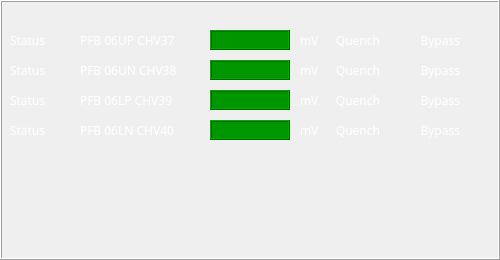
  <widget class="QFrame" name="frame_3">
   <property name="geometry">
    <rect>
     <x>530</x>
     <y>60</y>
     <width>500</width>
     <height>260</height>
    </rect>
   </property>
   <property name="frameShape">
    <enum>QFrame::Box</enum>
   </property>
   <property name="frameShadow">
    <enum>QFrame::Raised</enum>
   </property>
   <widget class="QLabel" name="label_104">
    <property name="geometry">
     <rect>
      <x>10</x>
      <y>90</y>
      <width>38</width>
      <height>20</height>
     </rect>
    </property>
    <property name="font">
     <font>
      <family>Abyssinica SIL</family>
      <pointsize>9</pointsize>
     </font>
    </property>
    <property name="styleSheet">
     <string notr="true">color:white;</string>
    </property>
    <property name="frameShape">
     <enum>QFrame::NoFrame</enum>
    </property>
    <property name="text">
     <string>Status</string>
    </property>
   </widget>
   <widget class="QLabel" name="label_131">
    <property name="geometry">
     <rect>
      <x>10</x>
      <y>60</y>
      <width>38</width>
      <height>20</height>
     </rect>
    </property>
    <property name="font">
     <font>
      <family>Abyssinica SIL</family>
      <pointsize>9</pointsize>
     </font>
    </property>
    <property name="styleSheet">
     <string notr="true">color:white;</string>
    </property>
    <property name="frameShape">
     <enum>QFrame::NoFrame</enum>
    </property>
    <property name="text">
     <string>Status</string>
    </property>
   </widget>
   <widget class="QLabel" name="label_125">
    <property name="geometry">
     <rect>
      <x>10</x>
      <y>120</y>
      <width>38</width>
      <height>20</height>
     </rect>
    </property>
    <property name="font">
     <font>
      <family>Abyssinica SIL</family>
      <pointsize>9</pointsize>
     </font>
    </property>
    <property name="styleSheet">
     <string notr="true">color:white;</string>
    </property>
    <property name="frameShape">
     <enum>QFrame::NoFrame</enum>
    </property>
    <property name="text">
     <string>Status</string>
    </property>
   </widget>
   <widget class="QLabel" name="label_141">
    <property name="geometry">
     <rect>
      <x>80</x>
      <y>30</y>
      <width>130</width>
      <height>20</height>
     </rect>
    </property>
    <property name="font">
     <font>
      <family>Abyssinica SIL</family>
      <pointsize>9</pointsize>
     </font>
    </property>
    <property name="styleSheet">
     <string notr="true">color:white;</string>
    </property>
    <property name="frameShape">
     <enum>QFrame::NoFrame</enum>
    </property>
    <property name="text">
     <string>PFB 06UP CHV37</string>
    </property>
   </widget>
   <widget class="QLabel" name="label_140">
    <property name="geometry">
     <rect>
      <x>330</x>
      <y>30</y>
      <width>50</width>
      <height>20</height>
     </rect>
    </property>
    <property name="font">
     <font>
      <family>Abyssinica SIL</family>
      <pointsize>9</pointsize>
     </font>
    </property>
    <property name="styleSheet">
     <string notr="true">color:white;</string>
    </property>
    <property name="frameShape">
     <enum>QFrame::NoFrame</enum>
    </property>
    <property name="text">
     <string>Quench</string>
    </property>
    <property name="alignment">
     <set>Qt::AlignRight|Qt::AlignTrailing|Qt::AlignVCenter</set>
    </property>
   </widget>
   <widget class="QLabel" name="label_138">
    <property name="geometry">
     <rect>
      <x>420</x>
      <y>30</y>
      <width>40</width>
      <height>20</height>
     </rect>
    </property>
    <property name="font">
     <font>
      <family>Abyssinica SIL</family>
      <pointsize>9</pointsize>
     </font>
    </property>
    <property name="styleSheet">
     <string notr="true">color:white;</string>
    </property>
    <property name="frameShape">
     <enum>QFrame::NoFrame</enum>
    </property>
    <property name="text">
     <string>Bypass</string>
    </property>
    <property name="alignment">
     <set>Qt::AlignRight|Qt::AlignTrailing|Qt::AlignVCenter</set>
    </property>
   </widget>
   <widget class="QLabel" name="label_108">
    <property name="geometry">
     <rect>
      <x>10</x>
      <y>30</y>
      <width>38</width>
      <height>20</height>
     </rect>
    </property>
    <property name="font">
     <font>
      <family>Abyssinica SIL</family>
      <pointsize>9</pointsize>
     </font>
    </property>
    <property name="styleSheet">
     <string notr="true">color:white;</string>
    </property>
    <property name="frameShape">
     <enum>QFrame::NoFrame</enum>
    </property>
    <property name="text">
     <string>Status</string>
    </property>
   </widget>
   <widget class="QLabel" name="label_116">
    <property name="geometry">
     <rect>
      <x>300</x>
      <y>30</y>
      <width>20</width>
      <height>20</height>
     </rect>
    </property>
    <property name="font">
     <font>
      <family>Abyssinica SIL</family>
      <pointsize>9</pointsize>
     </font>
    </property>
    <property name="styleSheet">
     <string notr="true">color:white;</string>
    </property>
    <property name="frameShape">
     <enum>QFrame::NoFrame</enum>
    </property>
    <property name="text">
     <string>mV</string>
    </property>
   </widget>
   <widget class="QLabel" name="label_121">
    <property name="geometry">
     <rect>
      <x>80</x>
      <y>90</y>
      <width>130</width>
      <height>20</height>
     </rect>
    </property>
    <property name="font">
     <font>
      <family>Abyssinica SIL</family>
      <pointsize>9</pointsize>
     </font>
    </property>
    <property name="styleSheet">
     <string notr="true">color:white;</string>
    </property>
    <property name="frameShape">
     <enum>QFrame::NoFrame</enum>
    </property>
    <property name="text">
     <string>PFB 06LP CHV39</string>
    </property>
   </widget>
   <widget class="QLabel" name="label_105">
    <property name="geometry">
     <rect>
      <x>80</x>
      <y>60</y>
      <width>130</width>
      <height>20</height>
     </rect>
    </property>
    <property name="font">
     <font>
      <family>Abyssinica SIL</family>
      <pointsize>9</pointsize>
     </font>
    </property>
    <property name="styleSheet">
     <string notr="true">color:white;</string>
    </property>
    <property name="frameShape">
     <enum>QFrame::NoFrame</enum>
    </property>
    <property name="text">
     <string>PFB 06UN CHV38</string>
    </property>
   </widget>
   <widget class="QLabel" name="label_142">
    <property name="geometry">
     <rect>
      <x>80</x>
      <y>120</y>
      <width>130</width>
      <height>20</height>
     </rect>
    </property>
    <property name="font">
     <font>
      <family>Abyssinica SIL</family>
      <pointsize>9</pointsize>
     </font>
    </property>
    <property name="styleSheet">
     <string notr="true">color:white;</string>
    </property>
    <property name="frameShape">
     <enum>QFrame::NoFrame</enum>
    </property>
    <property name="text">
     <string>PFB 06LN CHV40</string>
    </property>
   </widget>
   <widget class="QLabel" name="label_122">
    <property name="geometry">
     <rect>
      <x>330</x>
      <y>90</y>
      <width>50</width>
      <height>20</height>
     </rect>
    </property>
    <property name="font">
     <font>
      <family>Abyssinica SIL</family>
      <pointsize>9</pointsize>
     </font>
    </property>
    <property name="styleSheet">
     <string notr="true">color:white;</string>
    </property>
    <property name="frameShape">
     <enum>QFrame::NoFrame</enum>
    </property>
    <property name="text">
     <string>Quench</string>
    </property>
    <property name="alignment">
     <set>Qt::AlignRight|Qt::AlignTrailing|Qt::AlignVCenter</set>
    </property>
   </widget>
   <widget class="QLabel" name="label_143">
    <property name="geometry">
     <rect>
      <x>300</x>
      <y>90</y>
      <width>20</width>
      <height>20</height>
     </rect>
    </property>
    <property name="font">
     <font>
      <family>Abyssinica SIL</family>
      <pointsize>9</pointsize>
     </font>
    </property>
    <property name="styleSheet">
     <string notr="true">color:white;</string>
    </property>
    <property name="frameShape">
     <enum>QFrame::NoFrame</enum>
    </property>
    <property name="text">
     <string>mV</string>
    </property>
   </widget>
   <widget class="QLabel" name="label_111">
    <property name="geometry">
     <rect>
      <x>330</x>
      <y>120</y>
      <width>50</width>
      <height>20</height>
     </rect>
    </property>
    <property name="font">
     <font>
      <family>Abyssinica SIL</family>
      <pointsize>9</pointsize>
     </font>
    </property>
    <property name="styleSheet">
     <string notr="true">color:white;</string>
    </property>
    <property name="frameShape">
     <enum>QFrame::NoFrame</enum>
    </property>
    <property name="text">
     <string>Quench</string>
    </property>
    <property name="alignment">
     <set>Qt::AlignRight|Qt::AlignTrailing|Qt::AlignVCenter</set>
    </property>
   </widget>
   <widget class="QLabel" name="label_126">
    <property name="geometry">
     <rect>
      <x>330</x>
      <y>60</y>
      <width>50</width>
      <height>20</height>
     </rect>
    </property>
    <property name="font">
     <font>
      <family>Abyssinica SIL</family>
      <pointsize>9</pointsize>
     </font>
    </property>
    <property name="styleSheet">
     <string notr="true">color:white;</string>
    </property>
    <property name="frameShape">
     <enum>QFrame::NoFrame</enum>
    </property>
    <property name="text">
     <string>Quench</string>
    </property>
    <property name="alignment">
     <set>Qt::AlignRight|Qt::AlignTrailing|Qt::AlignVCenter</set>
    </property>
   </widget>
   <widget class="QLabel" name="label_112">
    <property name="geometry">
     <rect>
      <x>300</x>
      <y>120</y>
      <width>20</width>
      <height>20</height>
     </rect>
    </property>
    <property name="font">
     <font>
      <family>Abyssinica SIL</family>
      <pointsize>9</pointsize>
     </font>
    </property>
    <property name="styleSheet">
     <string notr="true">color:white;</string>
    </property>
    <property name="frameShape">
     <enum>QFrame::NoFrame</enum>
    </property>
    <property name="text">
     <string>mV</string>
    </property>
   </widget>
   <widget class="QLabel" name="label_120">
    <property name="geometry">
     <rect>
      <x>300</x>
      <y>60</y>
      <width>20</width>
      <height>20</height>
     </rect>
    </property>
    <property name="font">
     <font>
      <family>Abyssinica SIL</family>
      <pointsize>9</pointsize>
     </font>
    </property>
    <property name="styleSheet">
     <string notr="true">color:white;</string>
    </property>
    <property name="frameShape">
     <enum>QFrame::NoFrame</enum>
    </property>
    <property name="text">
     <string>mV</string>
    </property>
   </widget>
   <widget class="QLabel" name="label_118">
    <property name="geometry">
     <rect>
      <x>420</x>
      <y>90</y>
      <width>40</width>
      <height>20</height>
     </rect>
    </property>
    <property name="font">
     <font>
      <family>Abyssinica SIL</family>
      <pointsize>9</pointsize>
     </font>
    </property>
    <property name="styleSheet">
     <string notr="true">color:white;</string>
    </property>
    <property name="frameShape">
     <enum>QFrame::NoFrame</enum>
    </property>
    <property name="text">
     <string>Bypass</string>
    </property>
    <property name="alignment">
     <set>Qt::AlignRight|Qt::AlignTrailing|Qt::AlignVCenter</set>
    </property>
   </widget>
   <widget class="QLabel" name="label_128">
    <property name="geometry">
     <rect>
      <x>420</x>
      <y>120</y>
      <width>40</width>
      <height>20</height>
     </rect>
    </property>
    <property name="font">
     <font>
      <family>Abyssinica SIL</family>
      <pointsize>9</pointsize>
     </font>
    </property>
    <property name="styleSheet">
     <string notr="true">color:white;</string>
    </property>
    <property name="frameShape">
     <enum>QFrame::NoFrame</enum>
    </property>
    <property name="text">
     <string>Bypass</string>
    </property>
    <property name="alignment">
     <set>Qt::AlignRight|Qt::AlignTrailing|Qt::AlignVCenter</set>
    </property>
   </widget>
   <widget class="QLabel" name="label_133">
    <property name="geometry">
     <rect>
      <x>420</x>
      <y>60</y>
      <width>40</width>
      <height>20</height>
     </rect>
    </property>
    <property name="font">
     <font>
      <family>Abyssinica SIL</family>
      <pointsize>9</pointsize>
     </font>
    </property>
    <property name="styleSheet">
     <string notr="true">color:white;</string>
    </property>
    <property name="frameShape">
     <enum>QFrame::NoFrame</enum>
    </property>
    <property name="text">
     <string>Bypass</string>
    </property>
    <property name="alignment">
     <set>Qt::AlignRight|Qt::AlignTrailing|Qt::AlignVCenter</set>
    </property>
   </widget>
   <widget class="QWidget" name="widget_3" native="true">
    <property name="geometry">
     <rect>
      <x>200</x>
      <y>30</y>
      <width>100</width>
      <height>211</height>
     </rect>
    </property>
    <property name="styleSheet">
     <string notr="true">color: rgb(0, 0, 0);</string>
    </property>
    <widget class="CALabel" name="caLabel_10">
     <property name="geometry">
      <rect>
       <x>10</x>
       <y>0</y>
       <width>80</width>
       <height>20</height>
      </rect>
     </property>
     <property name="font">
      <font>
       <family>Abyssinica SIL</family>
       <pointsize>9</pointsize>
      </font>
     </property>
     <property name="styleSheet">
      <string notr="true">QWidget { background-color: #009600; }</string>
     </property>
     <property name="frameShape">
      <enum>QFrame::Box</enum>
     </property>
     <property name="frameShadow">
      <enum>QFrame::Raised</enum>
     </property>
     <property name="alignment">
      <set>Qt::AlignRight|Qt::AlignTrailing|Qt::AlignVCenter</set>
     </property>
     <property name="indent">
      <number>10</number>
     </property>
     <property name="pvname">
      <string>QDS:PFB_06UP_CHV:C37:AI03:V_OUT</string>
     </property>
     <property name="dmode" stdset="0">
      <enum>CALabel::Double</enum>
     </property>
     <property name="cmode" stdset="0">
      <enum>CALabel::Alarm</enum>
     </property>
    </widget>
    <widget class="CALabel" name="caLabel_11">
     <property name="geometry">
      <rect>
       <x>10</x>
       <y>30</y>
       <width>80</width>
       <height>20</height>
      </rect>
     </property>
     <property name="font">
      <font>
       <family>Abyssinica SIL</family>
       <pointsize>9</pointsize>
      </font>
     </property>
     <property name="styleSheet">
      <string notr="true">QWidget { background-color: #009600; }</string>
     </property>
     <property name="frameShape">
      <enum>QFrame::Box</enum>
     </property>
     <property name="frameShadow">
      <enum>QFrame::Raised</enum>
     </property>
     <property name="alignment">
      <set>Qt::AlignRight|Qt::AlignTrailing|Qt::AlignVCenter</set>
     </property>
     <property name="indent">
      <number>10</number>
     </property>
     <property name="pvname">
      <string>QDS:PFB_06UN_CHV:C38:AI03:V_OUT</string>
     </property>
     <property name="dmode" stdset="0">
      <enum>CALabel::Double</enum>
     </property>
     <property name="cmode" stdset="0">
      <enum>CALabel::Alarm</enum>
     </property>
    </widget>
    <widget class="CALabel" name="caLabel_12">
     <property name="geometry">
      <rect>
       <x>10</x>
       <y>60</y>
       <width>80</width>
       <height>20</height>
      </rect>
     </property>
     <property name="font">
      <font>
       <family>Abyssinica SIL</family>
       <pointsize>9</pointsize>
      </font>
     </property>
     <property name="styleSheet">
      <string notr="true">QWidget { background-color: #009600; }</string>
     </property>
     <property name="frameShape">
      <enum>QFrame::Box</enum>
     </property>
     <property name="frameShadow">
      <enum>QFrame::Raised</enum>
     </property>
     <property name="alignment">
      <set>Qt::AlignRight|Qt::AlignTrailing|Qt::AlignVCenter</set>
     </property>
     <property name="indent">
      <number>10</number>
     </property>
     <property name="pvname">
      <string>QDS:PFB_06LP_CHV:C39:AI03:V_OUT</string>
     </property>
     <property name="dmode" stdset="0">
      <enum>CALabel::Double</enum>
     </property>
     <property name="cmode" stdset="0">
      <enum>CALabel::Alarm</enum>
     </property>
    </widget>
    <widget class="CALabel" name="caLabel_13">
     <property name="geometry">
      <rect>
       <x>10</x>
       <y>90</y>
       <width>80</width>
       <height>20</height>
      </rect>
     </property>
     <property name="font">
      <font>
       <family>Abyssinica SIL</family>
       <pointsize>9</pointsize>
      </font>
     </property>
     <property name="styleSheet">
      <string notr="true">QWidget { background-color: #009600; }</string>
     </property>
     <property name="frameShape">
      <enum>QFrame::Box</enum>
     </property>
     <property name="frameShadow">
      <enum>QFrame::Raised</enum>
     </property>
     <property name="alignment">
      <set>Qt::AlignRight|Qt::AlignTrailing|Qt::AlignVCenter</set>
     </property>
     <property name="indent">
      <number>10</number>
     </property>
     <property name="pvname">
      <string>QDS:PFB_06LN_CHV:C40:AI03:V_OUT</string>
     </property>
     <property name="dmode" stdset="0">
      <enum>CALabel::Double</enum>
     </property>
     <property name="cmode" stdset="0">
      <enum>CALabel::Alarm</enum>
     </property>
    </widget>
   </widget>
   <widget class="CAGraphic" name="caGraphic_33">
    <property name="geometry">
     <rect>
      <x>470</x>
      <y>30</y>
      <width>20</width>
      <height>20</height>
     </rect>
    </property>
    <property name="lineColor" stdset="0">
     <color>
      <red>0</red>
      <green>255</green>
      <blue>0</blue>
     </color>
    </property>
    <property name="pvname">
     <string>QDS:PFB_06UP_CHV:C37:BI03:BYPASS</string>
    </property>
   </widget>
   <widget class="CAGraphic" name="caGraphic_9">
    <property name="geometry">
     <rect>
      <x>50</x>
      <y>30</y>
      <width>20</width>
      <height>20</height>
     </rect>
    </property>
    <property name="lineColor" stdset="0">
     <color>
      <red>0</red>
      <green>255</green>
      <blue>0</blue>
     </color>
    </property>
    <property name="pvname">
     <string>QDS:PFB_06UP_CHV:C37:BI01:STATUS</string>
    </property>
   </widget>
   <widget class="CAGraphic" name="caGraphic_34">
    <property name="geometry">
     <rect>
      <x>390</x>
      <y>30</y>
      <width>20</width>
      <height>20</height>
     </rect>
    </property>
    <property name="lineColor" stdset="0">
     <color>
      <red>0</red>
      <green>255</green>
      <blue>0</blue>
     </color>
    </property>
    <property name="pvname">
     <string>QDS:PFB_06UP_CHV:C37:BI02:QUENCH</string>
    </property>
   </widget>
   <widget class="CAGraphic" name="caGraphic_35">
    <property name="geometry">
     <rect>
      <x>470</x>
      <y>60</y>
      <width>20</width>
      <height>20</height>
     </rect>
    </property>
    <property name="lineColor" stdset="0">
     <color>
      <red>0</red>
      <green>255</green>
      <blue>0</blue>
     </color>
    </property>
    <property name="pvname">
     <string>QDS:PFB_06UN_CHV:C38:BI03:BYPASS</string>
    </property>
   </widget>
   <widget class="CAGraphic" name="caGraphic_36">
    <property name="geometry">
     <rect>
      <x>390</x>
      <y>60</y>
      <width>20</width>
      <height>20</height>
     </rect>
    </property>
    <property name="lineColor" stdset="0">
     <color>
      <red>0</red>
      <green>255</green>
      <blue>0</blue>
     </color>
    </property>
    <property name="pvname">
     <string>QDS:PFB_06UN_CHV:C38:BI02:QUENCH</string>
    </property>
   </widget>
   <widget class="CAGraphic" name="caGraphic_10">
    <property name="geometry">
     <rect>
      <x>50</x>
      <y>60</y>
      <width>20</width>
      <height>20</height>
     </rect>
    </property>
    <property name="lineColor" stdset="0">
     <color>
      <red>0</red>
      <green>255</green>
      <blue>0</blue>
     </color>
    </property>
    <property name="pvname">
     <string>QDS:PFB_06UN_CHV:C38:BI01:STATUS</string>
    </property>
   </widget>
   <widget class="CAGraphic" name="caGraphic_37">
    <property name="geometry">
     <rect>
      <x>390</x>
      <y>90</y>
      <width>20</width>
      <height>20</height>
     </rect>
    </property>
    <property name="lineColor" stdset="0">
     <color>
      <red>0</red>
      <green>255</green>
      <blue>0</blue>
     </color>
    </property>
    <property name="pvname">
     <string>QDS:PFB_06LP_CHV:C39:BI02:QUENCH</string>
    </property>
   </widget>
   <widget class="CAGraphic" name="caGraphic_11">
    <property name="geometry">
     <rect>
      <x>50</x>
      <y>90</y>
      <width>20</width>
      <height>20</height>
     </rect>
    </property>
    <property name="lineColor" stdset="0">
     <color>
      <red>0</red>
      <green>255</green>
      <blue>0</blue>
     </color>
    </property>
    <property name="pvname">
     <string>QDS:PFB_06LP_CHV:C39:BI01:STATUS</string>
    </property>
   </widget>
   <widget class="CAGraphic" name="caGraphic_38">
    <property name="geometry">
     <rect>
      <x>390</x>
      <y>120</y>
      <width>20</width>
      <height>20</height>
     </rect>
    </property>
    <property name="lineColor" stdset="0">
     <color>
      <red>0</red>
      <green>255</green>
      <blue>0</blue>
     </color>
    </property>
    <property name="pvname">
     <string>QDS:PFB_06LN_CHV:C40:BI02:QUENCH</string>
    </property>
   </widget>
   <widget class="CAGraphic" name="caGraphic_12">
    <property name="geometry">
     <rect>
      <x>50</x>
      <y>120</y>
      <width>20</width>
      <height>20</height>
     </rect>
    </property>
    <property name="lineColor" stdset="0">
     <color>
      <red>0</red>
      <green>255</green>
      <blue>0</blue>
     </color>
    </property>
    <property name="pvname">
     <string>QDS:PFB_06LN_CHV:C40:BI01:STATUS</string>
    </property>
   </widget>
   <widget class="CAGraphic" name="caGraphic_39">
    <property name="geometry">
     <rect>
      <x>470</x>
      <y>90</y>
      <width>20</width>
      <height>20</height>
     </rect>
    </property>
    <property name="lineColor" stdset="0">
     <color>
      <red>0</red>
      <green>255</green>
      <blue>0</blue>
     </color>
    </property>
    <property name="pvname">
     <string>QDS:PFB_06LP_CHV:C39:BI03:BYPASS</string>
    </property>
   </widget>
   <widget class="CAGraphic" name="caGraphic_40">
    <property name="geometry">
     <rect>
      <x>470</x>
      <y>120</y>
      <width>20</width>
      <height>20</height>
     </rect>
    </property>
    <property name="lineColor" stdset="0">
     <color>
      <red>0</red>
      <green>255</green>
      <blue>0</blue>
     </color>
    </property>
    <property name="pvname">
     <string>QDS:PFB_06LN_CHV:C40:BI03:BYPASS</string>
    </property>
   </widget>
  </widget>
